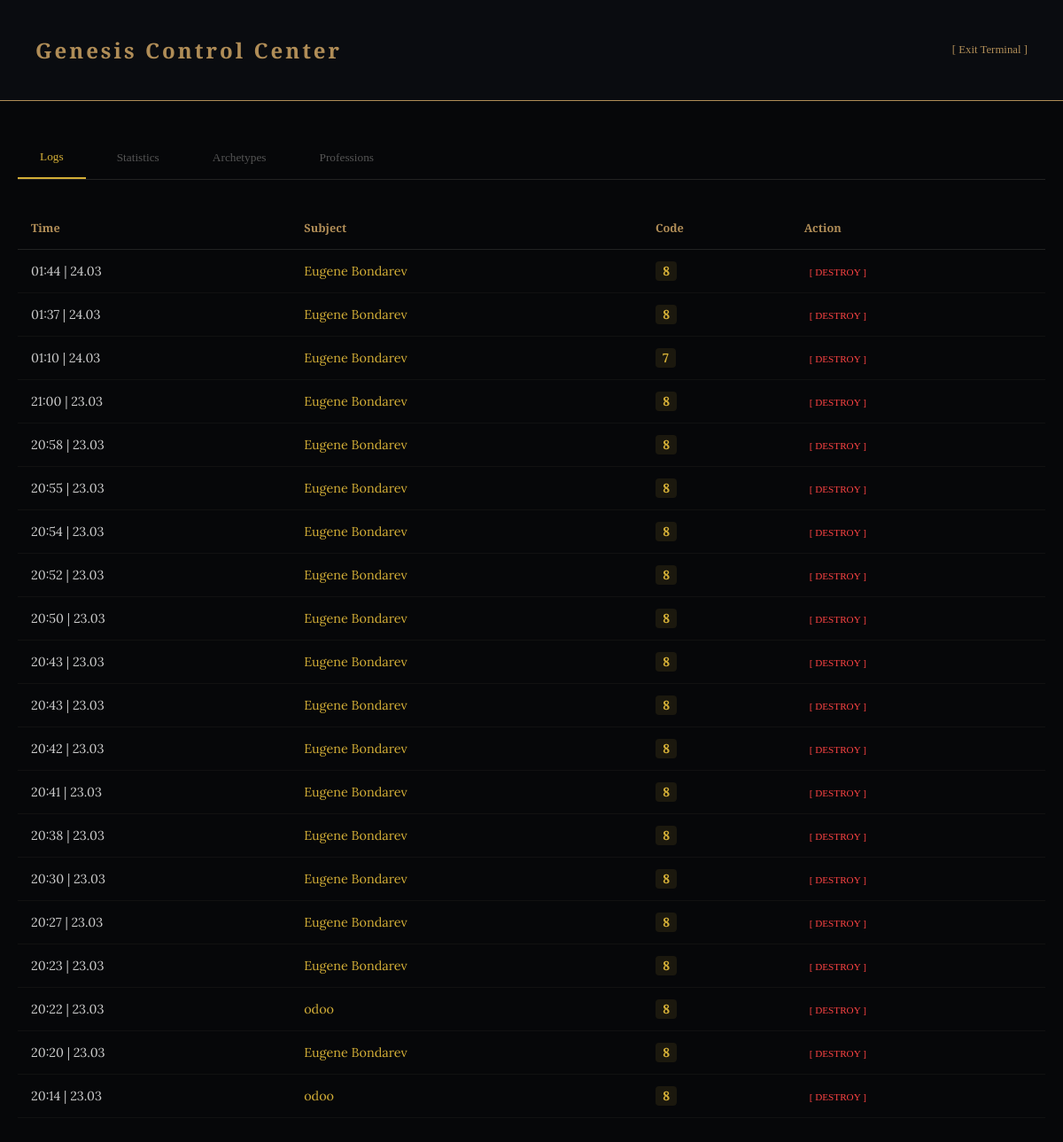
The page / on the database its author committed.
### app.py (models this page shows)
class AnalysisRecord(db.Model):
    id = db.Column(db.Integer, primary_key=True)
    name = db.Column(db.String(100))
    email = db.Column(db.String(100))
    birth_date = db.Column(db.String(20))
    archetype = db.Column(db.String(10))
    professions = db.Column(db.Text)
    created_at = db.Column(db.DateTime, default=datetime.utcnow)

### app.py (the view, shortened to what this page needs)
@app.route('/', methods=['GET', 'POST'])
def admin_dashboard():
    records = AnalysisRecord.query.order_by(AnalysisRecord.created_at.desc()).limit(20).all()
    archetypes = ArchetypeContent.query.order_by(ArchetypeContent.number.cast(db.Integer)).all()
    profs = ProfessionContent.query.order_by(ProfessionContent.number.cast(db.Integer)).all()
    stats_raw = db.session.query(
        AnalysisRecord.archetype,
        func.count(AnalysisRecord.archetype)
    ).group_by(AnalysisRecord.archetype).all()
    stats = {str(k): v for k, v in stats_raw}  # Превращаем в удобный словарь для HTML
    return render_template('admin.html',
                           records=records,
                           archetypes=archetypes,
                           profs=profs,
                           stats=stats)

### templates/admin.html (shortened to what this page needs)
<!DOCTYPE html>
<html lang="ru">
<head>
</head>
<body>
    <nav class="admin-nav">
        <h1>Genesis Control Center</h1>
        <a href="/" style="color: var(--copper); text-decoration: none; font-family: 'Cinzel'; font-size: 0.8rem;">[ Exit Terminal ]</a>
    </nav>
    <div class="container">
        <div class="tabs">
            <button class="tab-btn active" onclick="showTab('history')">Logs</button>
            <button class="tab-btn" onclick="showTab('stats')">Statistics</button>
            <button class="tab-btn" onclick="showTab('archetypes')">Archetypes</button>
            <button class="tab-btn" onclick="showTab('profs')">Professions</button>
        </div>
        <div id="history" class="tab-content">
            <table class="history-table">
                <thead><tr><th>Time</th><th>Subject</th><th>Code</th><th>Action</th></tr></thead>
                <tbody>
                    {% for r in records %}
                    <tr>
                        <td>{{ r.created_at.strftime('%H:%M | %d.%m') }}</td>
                        <td style="color: var(--gold);">{{ r.name }}</td>
                        <td><span class="badge">{{ r.archetype }}</span></td>
                        <td>
                            <form action="/admin/delete-record/{{ r.id }}" method="POST" onsubmit="return confirm('Erase from archive?');">
                                <button type="submit" style="background:none; border:none; color:#ff4444; cursor:pointer; font-family:'Cinzel'; font-size:0.7rem;">[ DESTROY ]</button>
                            </form>
                        </td>
                    </tr>
                    {% endfor %}
                </tbody>
            </table>
        </div>
    </div>
</body>
</html>

### templates/admin.html (style rules this page uses)
:root { --copper: #b08d57; --gold: #d4af37; --void: #060709; --glass: rgba(255, 255, 255, 0.03); }
body { background: var(--void); color: #ccc; font-family: 'Lora', serif; margin: 0; }
.admin-nav { background: rgba(12, 14, 18, 0.9); border-bottom: 1px solid var(--copper); padding: 20px 40px; display: flex; justify-content: space-between; align-items: center; position: sticky; top: 0; z-index: 100; backdrop-filter: blur(10px); }
h1, h2 { font-family: 'Cinzel'; color: var(--copper); letter-spacing: 3px; }
.container { max-width: 1200px; margin: 40px auto; padding: 0 20px; }
.tabs { display: flex; gap: 10px; margin-bottom: 30px; border-bottom: 1px solid #222; overflow-x: auto; }
.tab-btn { padding: 15px 25px; background: none; border: none; color: #555; font-family: 'Cinzel'; cursor: pointer; transition: 0.3s; white-space: nowrap; }
.tab-btn.active { color: var(--gold); border-bottom: 2px solid var(--gold); }
.history-table { width: 100%; border-collapse: collapse; }
.history-table th { text-align: left; color: var(--copper); padding: 15px; border-bottom: 1px solid #222; font-family: 'Cinzel'; font-size: 0.8rem; }
.history-table td { padding: 15px; border-bottom: 1px solid #111; font-size: 0.9rem; }
.badge { background: rgba(212, 175, 55, 0.1); color: var(--gold); padding: 2px 8px; border-radius: 4px; font-weight: bold; }

### rows shown on the page
AnalysisRecord: created_at "01:44 | 24.03", name "Eugene Bondarev", archetype "8"
AnalysisRecord: created_at "01:37 | 24.03", name "Eugene Bondarev", archetype "8"
AnalysisRecord: created_at "01:10 | 24.03", name "Eugene Bondarev", archetype "7"
AnalysisRecord: created_at "21:00 | 23.03", name "Eugene Bondarev", archetype "8"
AnalysisRecord: created_at "20:58 | 23.03", name "Eugene Bondarev", archetype "8"
AnalysisRecord: created_at "20:55 | 23.03", name "Eugene Bondarev", archetype "8"
AnalysisRecord: created_at "20:54 | 23.03", name "Eugene Bondarev", archetype "8"
AnalysisRecord: created_at "20:52 | 23.03", name "Eugene Bondarev", archetype "8"
AnalysisRecord: created_at "20:50 | 23.03", name "Eugene Bondarev", archetype "8"
AnalysisRecord: created_at "20:43 | 23.03", name "Eugene Bondarev", archetype "8"
AnalysisRecord: created_at "20:43 | 23.03", name "Eugene Bondarev", archetype "8"
AnalysisRecord: created_at "20:42 | 23.03", name "Eugene Bondarev", archetype "8"
AnalysisRecord: created_at "20:41 | 23.03", name "Eugene Bondarev", archetype "8"
AnalysisRecord: created_at "20:38 | 23.03", name "Eugene Bondarev", archetype "8"
AnalysisRecord: created_at "20:30 | 23.03", name "Eugene Bondarev", archetype "8"
AnalysisRecord: created_at "20:27 | 23.03", name "Eugene Bondarev", archetype "8"
AnalysisRecord: created_at "20:23 | 23.03", name "Eugene Bondarev", archetype "8"
AnalysisRecord: created_at "20:22 | 23.03", name "odoo", archetype "8"
AnalysisRecord: created_at "20:20 | 23.03", name "Eugene Bondarev", archetype "8"
AnalysisRecord: created_at "20:14 | 23.03", name "odoo", archetype "8"
